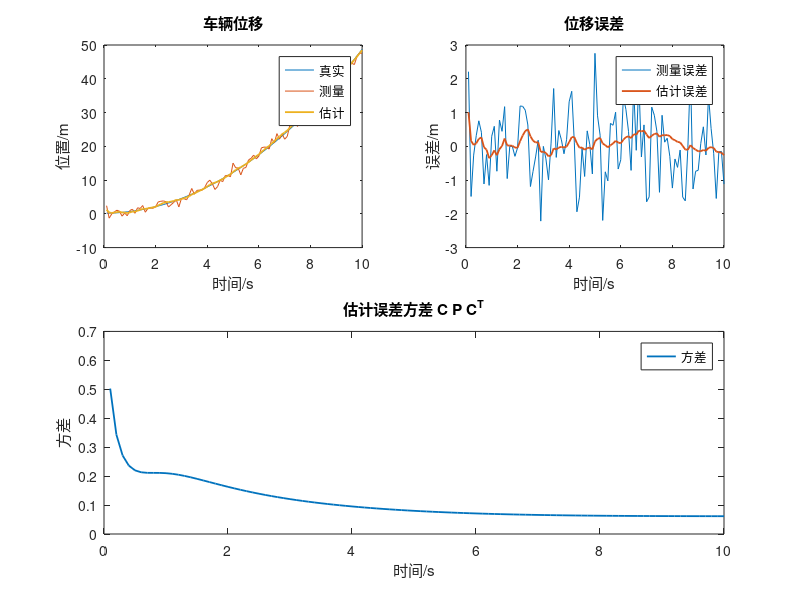

Here is the MATLAB script that generated this plot:
%% 一维车辆运动的卡尔曼滤波仿真（修正版）
% 状态变量：x = [p; v]
% 控制变量：u = 加速度
% 真实系统含加速度噪声
% 测量变量：y = p
% KF 估计状态 x_hat = [p; v]

clear; clc;

dt = 0.1;      % 采样周期
N = 100;       % 仿真步数

%% 状态转移矩阵
A = [1, dt;
     0, 1];

B = [0;
     dt];

C = [1, 0];

%% 噪声设置
sigma_a = 0.2;      % 加速度噪声标准差（过程噪声）
R = 1;              % 测量噪声方差

% 过程噪声离散化（加速度噪声 → 状态噪声）
Q = sigma_a^2 * [dt^4/4, dt^3/2;
                 dt^3/2, dt^2];

%% 真实初始状态
xreal = [0.2; 0];

%% KF 初始状态
xh = [0; 0];    % 初始估计
P = eye(2);     % 初始协方差

%% 控制输入（恒定加速度）
u = ones(1, N);

%% 噪声生成
w = mvnrnd([0 0], Q, N)';  % Nx 随机过程噪声
v = sqrt(R) * randn(1, N); % 测量噪声

%% 结果记录
y_real_list = zeros(1, N);
y_meas_list = zeros(1, N);
y_est_list  = zeros(1, N);
cov_list    = zeros(1, N);   % 估计误差方差 C*P*C'

%% ----------------------- 主循环 -----------------------
for k = 1:N

    % 真实系统状态演化
    xreal = A * xreal + B * u(k) + w(:, k);

    % 真实测量
    y_real = C * xreal;

    % 含噪声测量
    yv = y_real + v(k);

    % ====== KF 预测 ======
    x_pred = A * xh + B * u(k);
    P_pred = A * P * A' + Q;

    % ====== KF 更新 ======
    K = P_pred * C' / (C * P_pred * C' + R);
    xh = x_pred + K * (yv - C * x_pred);
    P = (eye(2) - K * C) * P_pred;

    % ====== 记录 ======
    y_real_list(k) = y_real;
    y_meas_list(k) = yv;
    y_est_list(k)  = C * xh;
    cov_list(k)    = C * P * C';
end

%% ===================== 作 图 =====================
t = (1:N) * dt;

figure(1);
subplot(2,2,1)
plot(t, y_real_list, t, y_meas_list, t, y_est_list, 'LineWidth',1.3)
legend('真实','测量','估计','Location','best')
title('车辆位移')
xlabel('时间/s'); ylabel('位置/m');

subplot(2,2,2)
plot(t, y_meas_list - y_real_list, t, y_est_list - y_real_list, 'LineWidth',1.3)
legend('测量误差','估计误差','Location','best')
title('位移误差')
xlabel('时间/s'); ylabel('误差/m');

subplot(2,2,[3 4])
plot(t, cov_list, 'LineWidth',1.3)
title('估计误差方差 C P C^T')
xlabel('时间/s'); ylabel('方差');
legend('方差','Location','best')

